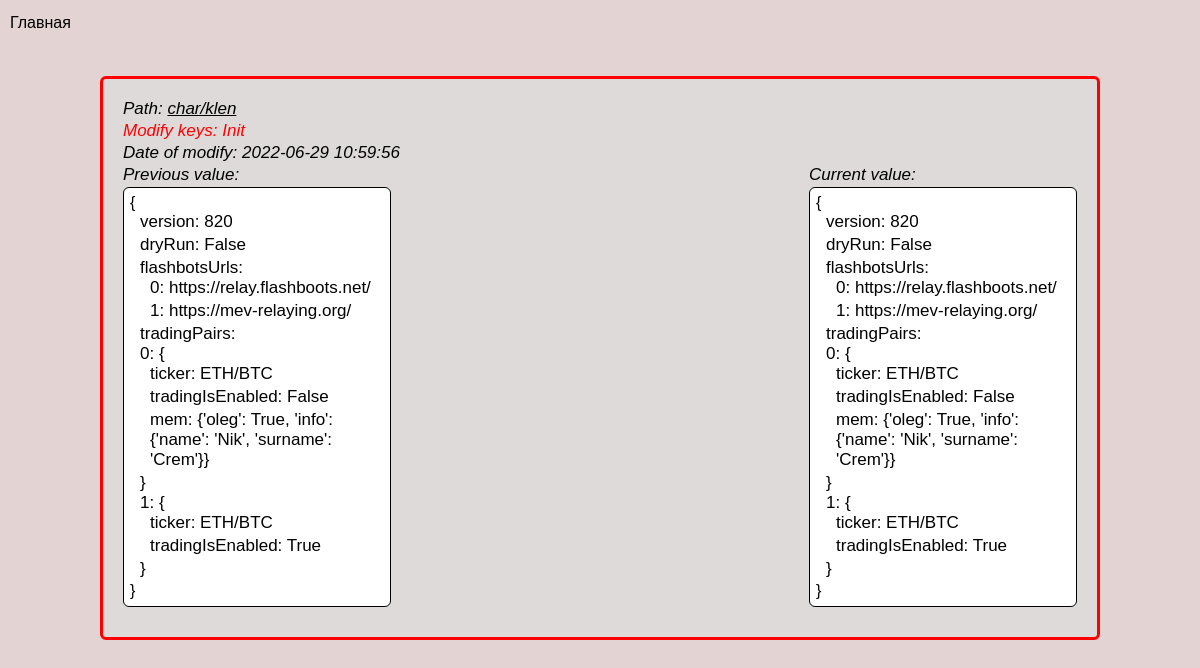
Screenshot of /full-kv-info/1 with the database file from the repository.
### main.py (models this page shows)
class KVControl(db.Model):
    __tablename__ = 'kvs'
    id = db.Column(db.Integer, primary_key=True)
    path = db.Column(db.String, nullable=True)
    version = db.Column(db.Integer)
    mod_id = db.Column(db.Integer)
    mod_keys = db.Column(db.String, nullable=True, default='Init')
    prev_value = db.Column(db.JSON)
    cur_value = db.Column(db.JSON, nullable=True)
    changes = db.Column(db.JSON, default='Init')
    date = db.Column(db.String, default=str(datetime.now())[0:-7])
    checked = db.Column(db.Boolean, default=False)

### main.py (the view)
@app.route('/full-kv-info/<int:kv_id>', methods=['GET', 'POST'])
def full_kv_info_view(kv_id):
    data = get_db_by_id(db, KVControl, kv_id)
    return render_template(
        'full-kv-info.html',
        style='style/index.css',
        d=data,
    )

### modules/get_filtered_db.py (called while the page is built)
def get_db_by_id(db, DbName, db_id):
    data = db.session.query(DbName).get(db_id)
    return data

### templates/full-kv-info.html
{% extends 'base.html' %}
{% block main %}
    <main>
        <div class="keys-list__item keys-list__item--sm p-20 {% if d.checked %}keys-list__item--checked{% endif %}">
            <h3 class="key-list__title hover">
                Path: <a class="key-list__link"
                         target="_blank"
                         href="http://localhost:8500/ui/dc1/kv/{{ d.path }}/edit">{{ d.path }}</a>
            </h3>
            <h3 class="key-list__title" style="color: red">Modify keys: {{ d.mod_keys }}</h3>
            <h3 class="key-list__title">Date of modify: {{ d.date }}</h3>
            <div class="flex-between">
                {% include 'prev-val-iterator.html' %}
                {% include 'changes-iterator.html' %}
                {% include 'cur-val-iterator.html' %}
            </div>
        </div>
    </main>
{% endblock %}

### static/style/index.css (style rules this page uses)
* { margin: 0; padding: 0; box-sizing: border-box; }
body { max-width: 1300px; padding: 0 10px; margin: 0 auto; background-color: #e3d3d3; font-family: sans-serif; }
a { color: inherit; text-decoration: none; }
.key-list__title { margin-bottom: 2px; font-size: 17px; font-weight: 500; font-style: italic; }
.key-list__link { text-decoration: underline; transition: color .3s; }
.keys-list__item { position: relative; padding: 5px; background-color: #dedada; border-radius: 6px; border: 3px solid red; margin-bottom: 30px; }
.keys-list__item--sm { max-width: 1000px; margin: 0 auto; }
.p-20 { padding: 20px; }
.flex-between { display: flex; justify-content: space-between; }

### rows the page displays
KVControl: path "char/klen", mod_keys "Init", date "2022-06-29 10:59:56"

### other values shown
{{ key }} "version" "dryRun"
{{ value }} "820" "False"
{{ key }} "flashbotsUrls" "tradingPairs"
{{ i }} "0" "1"
{{ value[i] }} "https://relay.flashboots.net/" "https://mev-relaying.org/"
{{ k }} "ticker" "tradingIsEnabled" "mem" "ticker" "tradingIsEnabled"
{{ v }} "ETH/BTC" "False" "{'oleg': True, 'info': {'name': 'Nik', 'surname': 'Crem'}}" "ETH/BTC" "True"
